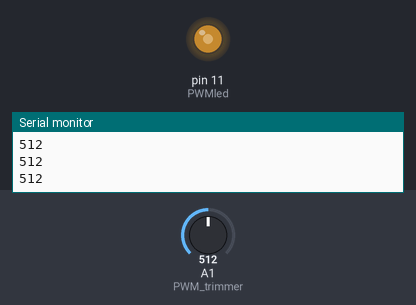
Bench run of a sketch on a simulated Arduino Uno, built with avr-gcc and run on an emulated ATmega328P. Parts: output pins drawn as LEDs (lit = HIGH), the last lines printed to the serial monitor. The test bench sets the inputs (shaded band); at power-on: A1 (PWM_trimmer) = 512.

Above: at 1.2 s.
1.3 s: A1 (PWM_trimmer) set to 716
At 2.0 s:
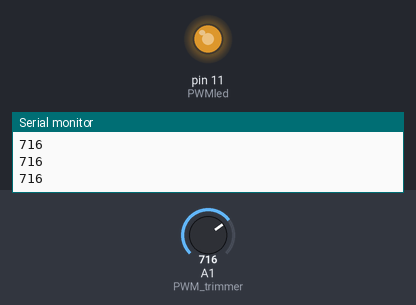
2.8 s: A1 (PWM_trimmer) set to 900
At 3.1 s:
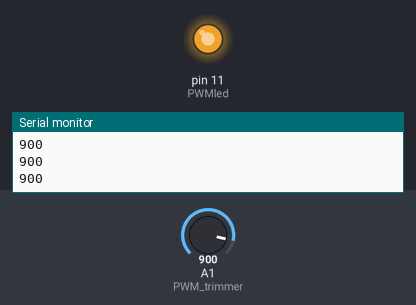
4.3 s: A1 (PWM_trimmer) set to 122
At 5.5 s:
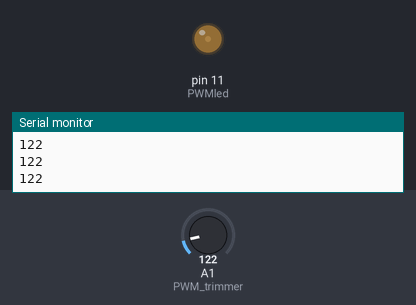
5.8 s: A1 (PWM_trimmer) set to 0
At 6.6 s:
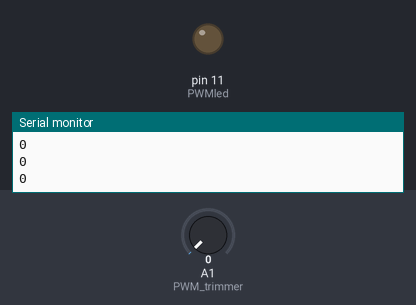
7.3 s: A1 (PWM_trimmer) set to 511
At 7.7 s:
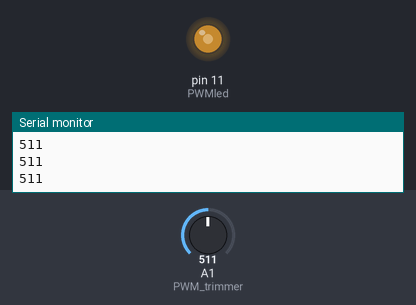
Timing chart, 0 to 9.8 s (numbered marks = the images above; inputs shaded):
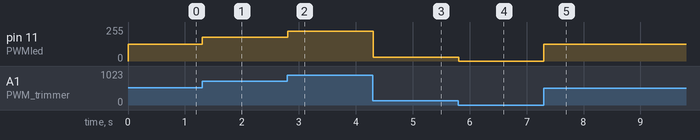

Measured:
- after the input at 1.3 s, pin 11 (PWMled): 127/255 → 178/255 at once
- after the input at 2.8 s, pin 11 (PWMled): 178/255 → 224/255 at once
- after the input at 4.3 s, pin 11 (PWMled): 224/255 → 30/255 at once
- after the input at 5.8 s, pin 11 (PWMled): 30/255 → 0/255 at once
- after the input at 7.3 s, pin 11 (PWMled): 0/255 → 127/255 at once

The sketch:

PWM_LED.ino
```cpp
int PWMled = 11; // pin del led gestito in PWM
int PWM_trimmer = A1; // pin del segnale del pitenziometro che gestirà in PWM

void setup() {
  Serial.begin(9600);
  pinMode(PWMled, OUTPUT); // il pin del led è un output
}

void loop() {
  int PWM_trimmer_value = analogRead(PWM_trimmer);  // si prende il valore del trimmer
  Serial.println(PWM_trimmer_value);  // lo si stampa
  int PWMvalue = map(PWM_trimmer_value, 0, 1023, 0, 255); // lo si mappa (converte)
  analogWrite(PWMled, PWMvalue);   // lo si scrive sul led
  delay(10);
}
```
